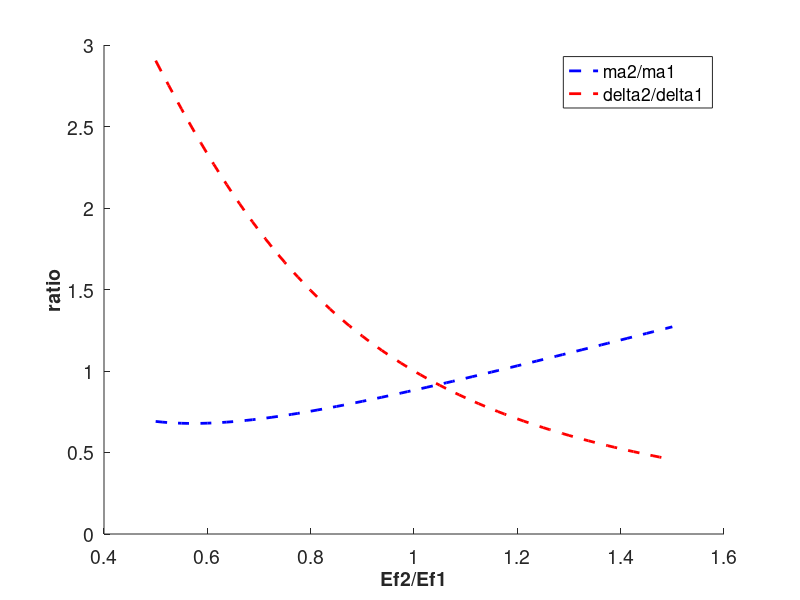
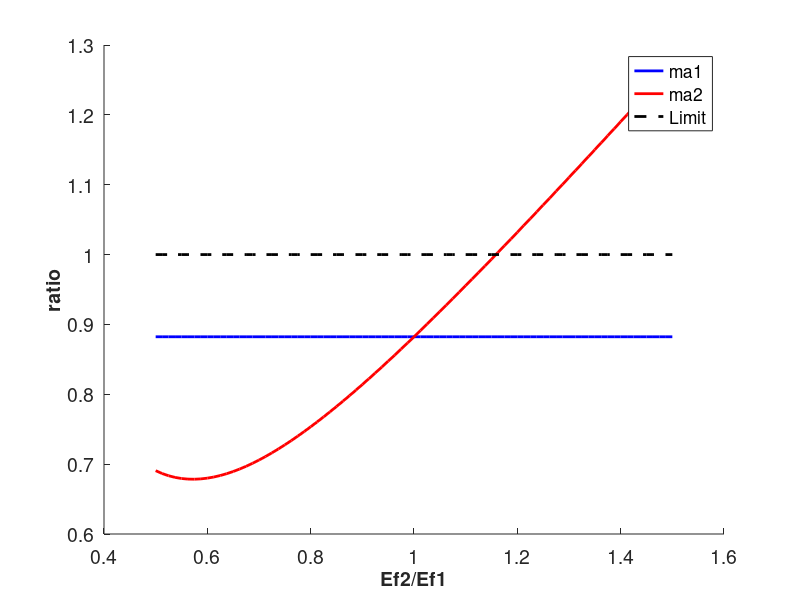
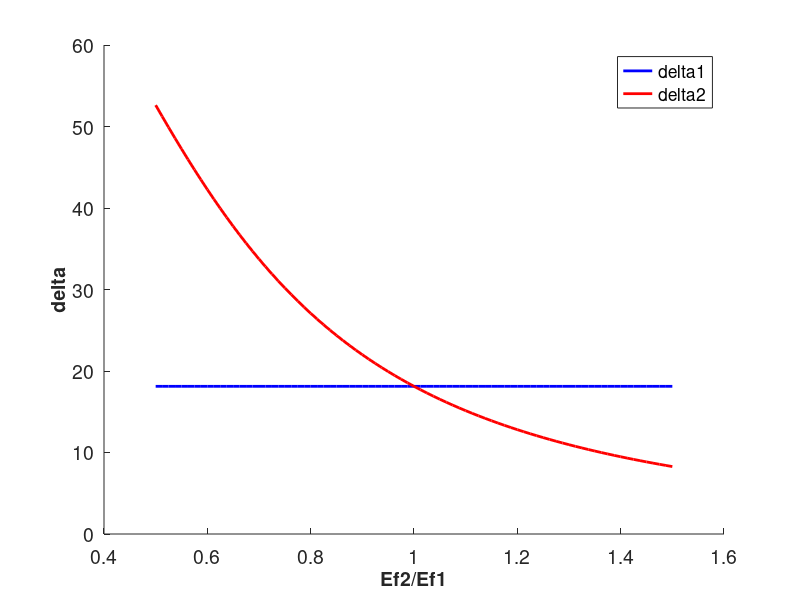
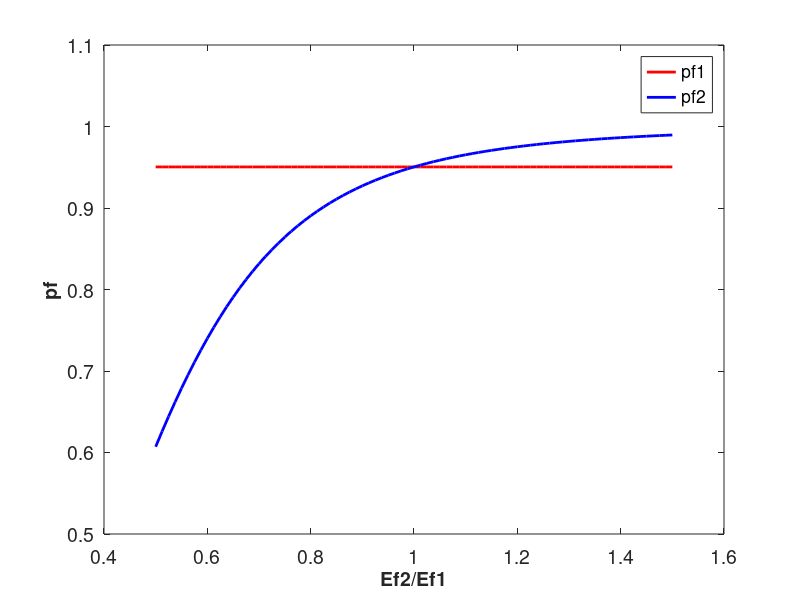

These charts were generated, in order, by the following MATLAB code:
%% Induced Voltage
% Unbalance in dc link voltage
% Ef's are different

%%
% Trivial ma and delta calculation
Vdc = 540; % Volts
fout = 50; % Hz
wout = 2*pi*fout; % rad/sec
m = 3;
np = 1;
ns = 2;
n = ns*np;
Ls = 10e-3; % Henries
Rs = 1e-3; % Ohms
Xs = wout*Ls; % Ohms

Ef1A = 80;
Ef1B = Ef1A;
Ef1C = Ef1A;
Ef2A = 40:120;
Ef2B = Ef2A;
Ef2C = Ef2A;

Ef1A_ph = 0;
Ef1B_ph = Ef1A_ph - 120;
Ef1C_ph = Ef1A_ph + 120;
Ef2A_ph = 0;
Ef2B_ph = Ef2A_ph - 120;
Ef2C_ph = Ef2A_ph + 120;

Ef1_avg = Ef1A;
Ef2_avg = Ef2A;

Poutm1 = 2e3;
Is1 = Poutm1/(Ef1_avg*m);
Vdrop1 = Is1*Xs; % Volts
Vt1 = sqrt(Ef1_avg^2+Vdrop1^2); % Volts
Vdcm1 = Vdc/ns; % volts
ma1 = Vt1*sqrt(3)/(Vdcm1*0.612);
delta1 = acos(Ef1_avg/Vt1); % radians
deltad1 = delta1*180/pi; % degrees
pf1 = cos(delta1);
Soutm1 = Poutm1/pf1;
Qoutm1 = sqrt(Soutm1^2-Poutm1^2);

Poutm2 = 2e3;
Is2 = Poutm2./(Ef2_avg*m);
Vdrop2 = Is2*Xs; % Volts
Vt2 = sqrt(Ef2_avg.^2+Vdrop2.^2); % Volts
Vdcm2 = Vdc/ns; % volts
ma2 = Vt2*sqrt(3)/(Vdcm2*0.612);
delta2 = acos(Ef2_avg./Vt2); % radians
deltad2 = delta2*180/pi; % degrees
pf2 = cos(delta2);
Soutm2 = Poutm2./pf2;
Qoutm2 = sqrt(Soutm2.^2-Poutm2.^2);

num = numel(ma2);


%%
figure;
hold all;
plot(Ef2_avg/Ef1_avg,ma2,'b--','Linewidth',2);
plot(Ef2_avg/Ef1_avg,delta2/delta1,'r--','Linewidth',2);
set(gca,'FontSize',14);
xlabel('Ef2/Ef1','FontSize',14,'FontWeight','Bold')
ylabel('ratio','FontSize',14,'FontWeight','Bold')
xlim([0.4 1.6]);
%ylim([0.6 1.4]);
legend('ma2/ma1','delta2/delta1');
legend({'ma2/ma1','delta2/delta1'},'Location','best');

%%
figure;
hold all;
plot(Ef2_avg/Ef1_avg,ma1*ones(1,num),'b-','Linewidth',2);
plot(Ef2_avg/Ef1_avg,ma2,'r-','Linewidth',2);
plot(Ef2_avg/Ef1_avg,ones(1,num),'k--','Linewidth',2);
set(gca,'FontSize',14);
xlabel('Ef2/Ef1','FontSize',14,'FontWeight','Bold')
ylabel('ratio','FontSize',14,'FontWeight','Bold')
xlim([0.4 1.6]);
%ylim([0.6 1.4]);
legend({'ma1','ma2','Limit'},'Location','best');

%%
figure;
hold all;
plot(Ef2_avg/Ef1_avg,deltad1*ones(1,num),'b-','Linewidth',2);
plot(Ef2_avg/Ef1_avg,deltad2,'r-','Linewidth',2);
set(gca,'FontSize',14);
xlabel('Ef2/Ef1','FontSize',14,'FontWeight','Bold')
ylabel('delta','FontSize',14,'FontWeight','Bold')
xlim([0.4 1.6]);
%ylim([0.6 1.4]);
legend({'delta1','delta2'},'Location','best');

%%
figure;
%hold all;
plot(Ef2_avg/Ef1_avg,pf1*ones(1,num),'r-','Linewidth',2);
hold on;
plot(Ef2_avg/Ef1_avg,pf2,'b-','Linewidth',2);
set(gca,'FontSize',14);
xlabel('Ef2/Ef1','FontSize',14,'FontWeight','Bold')
ylabel('pf','FontSize',14,'FontWeight','Bold')
xlim([0.4 1.6]);
ylim([0.5 1.1]);
legend({'pf1','pf2'},'Location','best');

%%
figure;
%hold all;
plot(Ef2_avg/Ef1_avg,Is1*ones(1,num),'r-','Linewidth',2);
hold on;
plot(Ef2_avg/Ef1_avg,Is2,'b-','Linewidth',2);
set(gca,'FontSize',14);
xlabel('Ef2/Ef1','FontSize',14,'FontWeight','Bold')
ylabel('Is','FontSize',14,'FontWeight','Bold')
xlim([0.4 1.6]);
%ylim([2 18]);
legend({'Is1','Is2'},'Location','best');

%%
figure;
%hold all;
plot(Ef2_avg/Ef1_avg,Qoutm1*ones(1,num),'r-','Linewidth',2);
hold on;
plot(Ef2_avg/Ef1_avg,Qoutm2,'b-','Linewidth',2);
set(gca,'FontSize',14);
xlabel('Ef2/Ef1','FontSize',14,'FontWeight','Bold')
ylabel('Q','FontSize',14,'FontWeight','Bold')
xlim([0.4 1.6]);
%ylim([2 18]);
legend({'Q1','Q2'},'Location','best');

%%
% For a given Ef unbalance, calculate the effect of 
% varying ma and delta
Vdc = 540; % Volts
fout = 50; % Hz
wout = 2*pi*fout; % rad/sec
m = 3;
np = 1;
ns = 2;
n = ns*np;
Ls = 10e-3; % Henries
Rs = 1e-3; % Ohms
Xs = wout*Ls; % Ohms

Ef1A = 80;
Ef1B = Ef1A;
Ef1C = Ef1A;
Ef2A = 80;
Ef2B = Ef2A;
Ef2C = Ef2A;

Ef1A_ph = 0;
Ef1B_ph = Ef1A_ph - 120;
Ef1C_ph = Ef1A_ph + 120;
Ef2A_ph = 0;
Ef2B_ph = Ef2A_ph - 120;
Ef2C_ph = Ef2A_ph + 120;

Ef1_avg = Ef1A;
Ef2_avg = Ef2A;

Poutm1 = 2e3;
Is1 = Poutm1/(Ef1_avg*m);
Vdrop1 = Is1*Xs; % Volts
Vt1 = sqrt(Ef1_avg^2+Vdrop1^2); % Volts
Vdcm1 = Vdc/ns; % volts
ma1 = Vt1*sqrt(3)/(Vdcm1*0.612);
delta1 = acos(Ef1_avg/Vt1); % radians
deltad1 = delta1*180/pi; % degrees
pf1 = cos(delta1);
Soutm1 = Poutm1/pf1;
Qoutm1 = sqrt(Soutm1^2-Poutm1^2);

Poutm2 = 2e3;
Vdcm2 = Vdc/ns; % volts
ma2 = 0.5:0.01:1;
ma2 = ma2';
Vt2 = Vdcm2*0.612*ma2/sqrt(3);
sin_delta2 = Xs*Poutm2./(3*Vt2*Ef2_avg);
delta2 = asin(sin_delta2);
deltad2 = delta2*180/pi; % degrees
Qoutm2 = 3*Vt2.*(Vt2-Ef2_avg).*cos(delta2)/Xs;
Soutm2 = sqrt(Poutm2^2+Qoutm2.^2);
Is2 = Soutm2./(3*Vt2);
pf2 = Poutm2./Soutm2;

num = numel(ma2);

%%
figure;
hold all;
plot(ma2,deltad2,'b-','Linewidth',2);
set(gca,'FontSize',14);
xlabel('ma2','FontSize',14,'FontWeight','Bold')
ylabel('delta2','FontSize',14,'FontWeight','Bold')
xlim([0.49 1.01]);
ylim([0 40]);

%%
figure;
hold all;
plot(ma2,Poutm2*ones(1,num),'b-','Linewidth',2);
plot(ma2,Qoutm2,'r-','Linewidth',2);
set(gca,'FontSize',14);
xlabel('ma2','FontSize',14,'FontWeight','Bold')
ylabel('Powers','FontSize',14,'FontWeight','Bold')
xlim([0.49 1.01]);
ylim([-2500 2500]);
legend({'Pout','Qout'},'Location','best');

%%
figure;
plot(ma2,pf2,'b-','Linewidth',2);
set(gca,'FontSize',14);
xlabel('ma2','FontSize',14,'FontWeight','Bold')
ylabel('pf','FontSize',14,'FontWeight','Bold')
xlim([0.49 1.01]);
ylim([0.7 1.1]);

%%
figure;
plot(ma2,Is2,'b-','Linewidth',2);
set(gca,'FontSize',14);
xlabel('ma2','FontSize',14,'FontWeight','Bold')
ylabel('Is','FontSize',14,'FontWeight','Bold')
xlim([0.49 1.01]);
ylim([0 18]);


%%
% Variations from ratio
Vdc = 540; % Volts
fout = 50; % Hz
wout = 2*pi*fout; % rad/sec
m = 3;
np = 1;
ns = 2;
n = ns*np;
Ls = 10e-3; % Henries
Rs = 1e-3; % Ohms
Xs = wout*Ls; % Ohms

Ef1A = 80;
Ef2A = 50:110;
Ef1_avg = Ef1A;
Ef2_avg = Ef2A;

num1 = numel(Ef2_avg);

Poutm1 = 2e3;
Is1 = Poutm1/(Ef1_avg*m);
Vdrop1 = Is1*Xs; % Volts
Vt1 = sqrt(Ef1_avg^2+Vdrop1^2); % Volts
Vdcm1 = Vdc/ns; % volts
ma1 = Vt1*sqrt(3)/(Vdcm1*0.612);
delta1 = acos(Ef1_avg/Vt1); % radians
deltad1 = delta1*180/pi; % degrees
pf1 = cos(delta1);
Soutm1 = Poutm1/pf1;
Qoutm1 = sqrt(Soutm1^2-Poutm1^2);

Vdcm2 = Vdc/ns; % volts
ma2_sin_delta2 = ma1*sin(delta1)*Ef1_avg./Ef2_avg';
ma2_var = 0.5:0.01:1;
num2 = numel(ma2_var);
delta2_var = zeros(num1,num2);
Qoutm2_var = zeros(num1,num2);
Is2_var = zeros(num1,num2);
pf2_var = zeros(num1,num2);
for k = 1:num1
    for l = 1:num2
        delta2_var(k,l) = asin( (Ef1_avg./Ef2_avg(k)).*(ma1./ma2_var(l))*sin(delta1) ) * 180/pi;
        Vt2 = Vdcm2*0.612*ma2_var(l)/sqrt(3);
        Poutm2 = 3*Vt2*Ef2_avg(k)*sin(delta2_var(k,l)*pi/180)/Xs;
        Qoutm2_var(k,l) = 3*(Vt2^2-Vt2*Ef2_avg(k)*cos(delta2_var(k,l)*pi/180))/Xs;
        Soutm2 = sqrt(Poutm2^2+Qoutm2_var(k,l)^2);
        Is2_var(k,l) = Soutm2/(3*Vt2);
        pf2_var(k,l) = Poutm2/Soutm2;
    end
end

ma2_plot = zeros(num1,num2);
Ef2_plot = zeros(num1,num2);
for k = 1:num1
    for l = 1:num2
        ma2_plot(k,l) = ma2_var(l);
        Ef2_plot(k,l) = Ef2_avg(k);
    end
end

%%
figure;
surf(Ef2_plot,ma2_plot,delta2_var)
%mesh(Ef2_plot,ma2_plot,delta2_var)
xlabel('Ef2','FontSize',14,'FontWeight','Bold')
zlabel('delta2','FontSize',14,'FontWeight','Bold')
ylabel('ma2','FontSize',14,'FontWeight','Bold')
set(gca,'XDir','reverse','YDir','reverse','FontSize',13);

%%
figure;
%surf(Ef2_plot,ma2_plot,Qoutm2_var)
mesh(Ef2_plot,ma2_plot,Qoutm2_var)
xlabel('Ef2','FontSize',14,'FontWeight','Bold')
zlabel('Q2','FontSize',14,'FontWeight','Bold')
ylabel('ma2','FontSize',14,'FontWeight','Bold')
set(gca,'XDir','reverse','YDir','reverse','FontSize',13);
%set(gca,'FontSize',13);

%%
figure;
%surf(Ef2_plot,ma2_plot,Is2_var)
mesh(Ef2_plot,ma2_plot,Is2_var)
xlabel('Ef2','FontSize',14,'FontWeight','Bold')
zlabel('Is2','FontSize',14,'FontWeight','Bold')
ylabel('ma2','FontSize',14,'FontWeight','Bold')
set(gca,'XDir','reverse','YDir','reverse','FontSize',13);
%set(gca,'FontSize',13);

%%
figure;
%surf(Ef2_plot,ma2_plot,pf2_var)
mesh(Ef2_plot,ma2_plot,pf2_var)
xlabel('Ef2','FontSize',14,'FontWeight','Bold')
zlabel('pf2','FontSize',14,'FontWeight','Bold')
ylabel('ma2','FontSize',14,'FontWeight','Bold')
set(gca,'XDir','reverse','YDir','reverse','FontSize',13);
%set(gca,'FontSize',13);

%%
pf2_max = zeros(1,num1);
ma2_pf2_max = zeros(1,num1);
delta2_pf2_max = zeros(1,num1);

for k = 1:num1
    for l = 1:num2      
        if (pf2_var(k,l) > pf2_max(k)) 
            pf2_max(k) = pf2_var(k,l);
            ma2_pf2_max(k) = ma2_var(l);
            delta2_pf2_max(k) = delta2_var(k,l);
        end
    end
end

%%
figure;
plot(Ef2_avg/Ef1_avg,pf2_max,'b-','Linewidth',2);
set(gca,'FontSize',14);
xlabel('Ef2/Ef1','FontSize',14,'FontWeight','Bold')
ylabel('pf max','FontSize',14,'FontWeight','Bold')
%xlim([0.49 1.01]);
ylim([0.8 1.02]);

%%
figure;
plot(Ef2_avg/Ef1_avg,ma2_pf2_max,'b-','Linewidth',2);
set(gca,'FontSize',14);
xlabel('Ef2/Ef1','FontSize',14,'FontWeight','Bold')
ylabel('ma2 for pf max','FontSize',14,'FontWeight','Bold')
%xlim([0.49 1.01]);
ylim([0.4 1.1]);

%%
figure;
plot(Ef2_avg/Ef1_avg,delta2_pf2_max,'b-','Linewidth',2);
set(gca,'FontSize',14);
xlabel('Ef2/Ef1','FontSize',14,'FontWeight','Bold')
ylabel('delta2 for pf max','FontSize',14,'FontWeight','Bold')
%xlim([0.49 1.01]);
ylim([0 70]);

%%
figure;
hold all;
plot(Ef2_avg/Ef1_avg,delta2_pf2_max*pi/180,'b-','Linewidth',2);
plot(Ef2_avg/Ef1_avg,ma2_pf2_max,'r-','Linewidth',2);
set(gca,'FontSize',14);
xlabel('Ef2/Ef1','FontSize',14,'FontWeight','Bold')
ylabel('delta2 and ma2 for pf max','FontSize',14,'FontWeight','Bold')
legend({'delta2 (rad)','ma2'},'Location','best');
ylim([0 1.2]);
